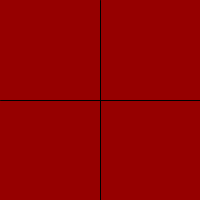
Frame 1 (no input)
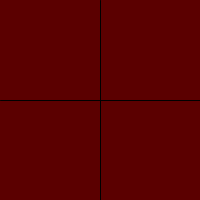
Frame 60 (the mouse pressed at the canvas centre just before this capture)
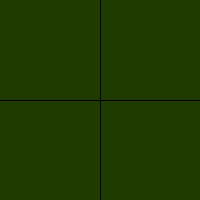
Frame 120 (the mouse held since frame 60 and released just before this capture)

The Processing sketch that drew these frames (run headless with seeded random() and noise(); from frame 60 on, the mouse is pressed at the canvas centre):

// Processing sketch: processing_9231
// ── processing_9231.pde

float r = 150;
float g = 0;
float b = 0;

void setup () {
  size(200,200);
}

void draw() {
  background(r,g,b);
  stroke(0);
  
  line(width/2,0,width/2,height);
  line(0,height/2,width,height/2);
  
  if (mouseX > width/2) {
    r = r +1;
  } else {
    r = r - 1;
  }
  
  if (mouseY > height/2) {
    b = b+1;
  } else {
    b= b-1;
  }
  
  if (mousePressed){
   g = g+1;
  } else {
    g = g-1;
  }
 
    
    
  r = constrain(r,0,255);
  g = constrain(g,0,255);
  b = constrain(b,0,255);
  
}
